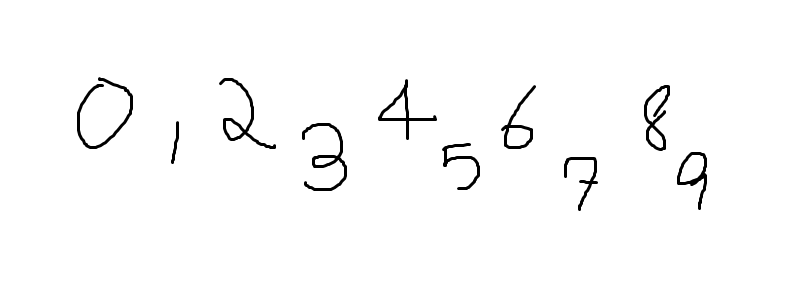
#> input picture test.png, 809 x 292 px
$ jupyter execute --allow-errors lenet_mnist.ipynb   (shell and % lines are left out)
#> lines starting #> are read from the running program, lines starting #| are printed output that depends on the picture; after the words box and inside, x2 and y2 are one past the last pixel; in counts of white or black regions, pixels touching at a corner belong together
## __LeNet - MNIST__

The MNIST database (Modified National Institute of Standards and Technology database) is a large database of handwritten digits widely used for training and testing in the field of machine learning.

This small project aims to train a LeNet model on the MNIST dataset, then try the model on actual real-life images. (Just for fun)
 _inspired by: pyimagesearch_

_Source: https://github.com/cazala/mnist_

_Source: https://www.pyimagesearch.com_

# Building the model architecture

[cell 1]
from keras.models import Sequential
from keras.layers.convolutional import Conv2D
from keras.layers.convolutional import MaxPooling2D
from keras.layers.core import Activation
from keras.layers.core import Flatten
from keras.layers.core import Dense

[cell 2]
def lenet(width, height, depth, classes):
    inputShape = (height, width, depth)
    model = Sequential()

    model.add(Conv2D(20, (5, 5), padding="same", input_shape=inputShape))
    model.add(Activation("relu"))
    model.add(MaxPooling2D(pool_size=(2, 2)))

    model.add(Conv2D(50, (5, 5), padding="same"))
    model.add(Activation("relu"))
    model.add(MaxPooling2D(pool_size=(2, 2)))

    model.add(Flatten())
    model.add(Dense(500))
    model.add(Activation("relu"))

    model.add(Dense(classes))
    model.add(Activation("softmax"))

    return model

[cell 3]
from keras.optimizers import Adam
from keras.utils import to_categorical
from keras.preprocessing.image import ImageDataGenerator

from keras.datasets import mnist

import numpy as np
import matplotlib.pyplot as plt

[cell 4]
# hyperparameters

EPOCHS = 3
LR = 1e-3
BS = 64

#> (a cell that did not finish here is left out)

#> (a cell that did not finish here is left out)

#> (a cell that did not finish here is left out)

#> (a cell that did not finish here is left out)

# Test the model!

[cell 9]
import cv2
import numpy as np
import imutils
from keras.models import load_model
from imutils import contours

[cell 10]
# from Deep Learning for Computer Vision by Adrian Rosebrock (pyimagesearch.com)
def preprocess(img, width, height):
    padW = int((width - img.shape[1]) / 2.0)
    padH = int((width - img.shape[0]) / 2.0)

    image = cv2.copyMakeBorder(img, padH, padH, padW, padW, cv2.BORDER_CONSTANT, value=0)
    image = cv2.resize(image, (width, height))

    return image

#> (a cell that did not finish here is left out)

[cell 12]
img = cv2.imread("test.png")
#> img is the input picture: shape (292, 809, 3); min 0, max 255, mean 250.2
gray = cv2.cvtColor(img, cv2.COLOR_BGR2GRAY)
thresh = cv2.threshold(gray, 0, 255, cv2.THRESH_BINARY_INV | cv2.THRESH_OTSU)[1]
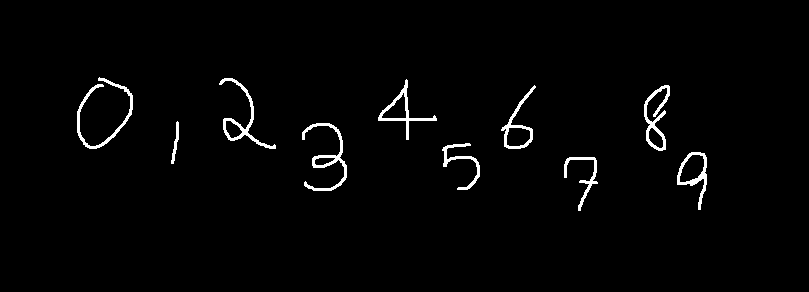
#> thresh: shape (292, 809); 1.9% white; 10 white regions, largest, box (x1, y1, x2, y2) and area: (302, 123, 347, 191) 631, (77, 77, 133, 149) 603, (219, 78, 276, 149) 556
thresh = cv2.dilate(thresh, cv2.getStructuringElement(cv2.MORPH_RECT,(5,5)))
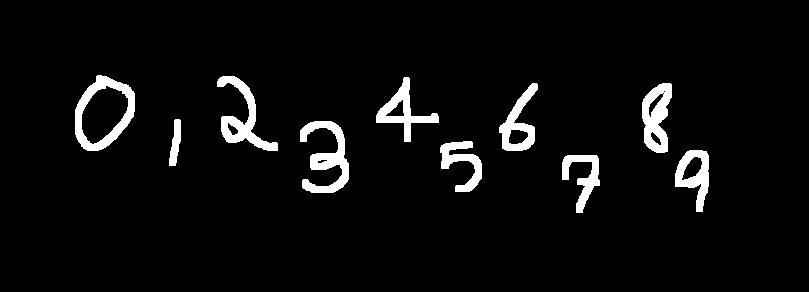
#> thresh: shape (292, 809); 4.8% white; 10 white regions

# invert the color of the image since the architecture is train on MNIST: white text black background

plt.figure(figsize=(10, 4))

plt.subplot(131)
plt.axis("off")
plt.title("Ori")
plt.imshow(cv2.cvtColor(img, cv2.COLOR_BGR2RGB))

plt.subplot(132)
plt.axis("off")
plt.title("Gray")
plt.imshow(gray, cmap="gray")

plt.subplot(133)
plt.axis("off")
plt.title("Threshold")
plt.imshow(thresh, cmap="gray")
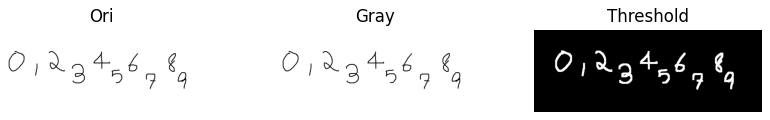
#> figure drawn by matplotlib, 3 panels

[cell 13]
cnts = cv2.findContours(thresh.copy(), cv2.RETR_EXTERNAL, cv2.CHAIN_APPROX_SIMPLE)[1]
#> cnts = 10 contours; largest, box (x1, y1, x2, y2) and area: (75, 75, 135, 151) 3244, (642, 83, 672, 153) 1424, (300, 121, 349, 193) 1423, (217, 76, 278, 151) 1342, (675, 150, 709, 212) 1230
cnts = sorted(cnts, key=cv2.contourArea, reverse=True)  # sort the contours from large to small
cnts = contours.sort_contours(cnts)[0]  # sort the contours from left to right

print(len(cnts))
#| 10
